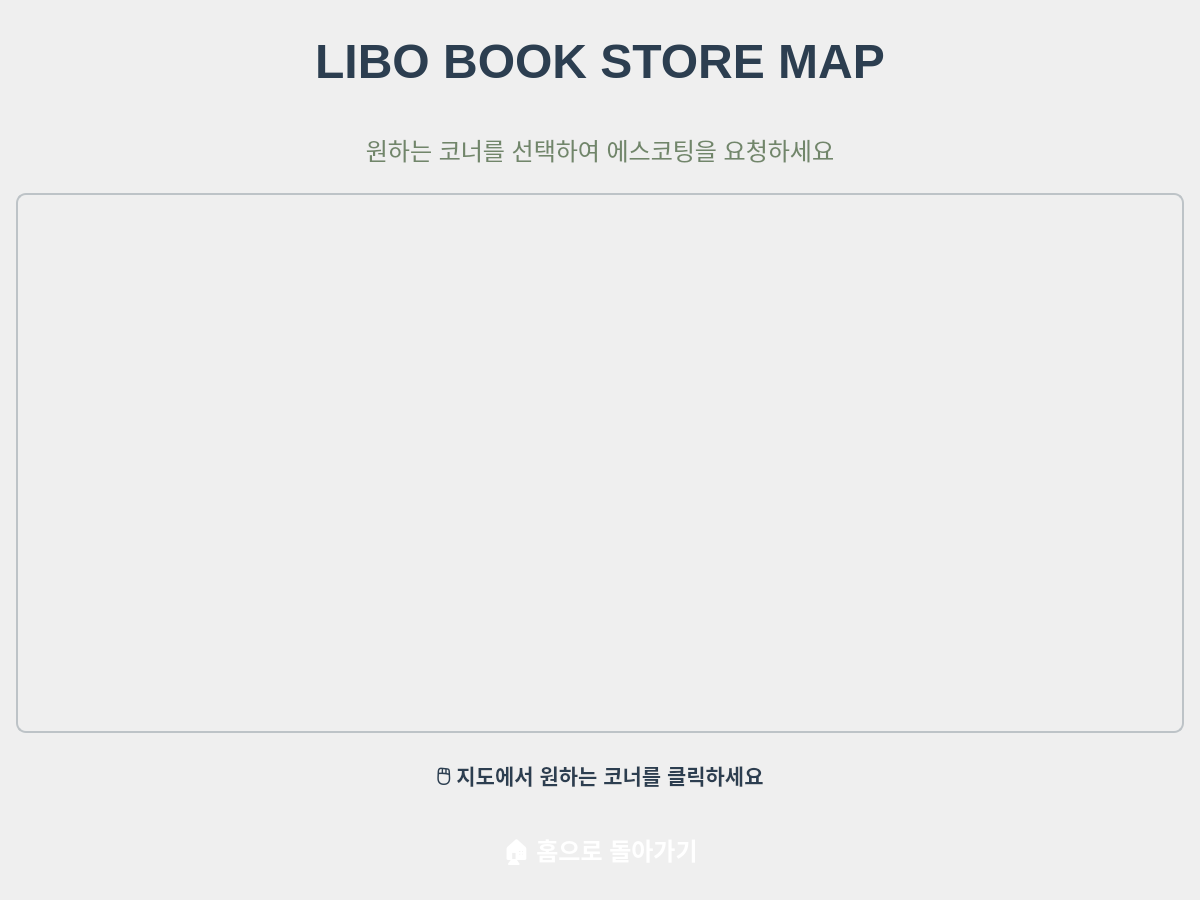
<?xml version="1.0" encoding="UTF-8"?>
<ui version="4.0">
 <class>BookCornerWidget</class>
 <widget class="QWidget" name="BookCornerWidget">
  <property name="geometry">
   <rect>
    <x>0</x>
    <y>0</y>
    <width>1200</width>
    <height>900</height>
   </rect>
  </property>
  <property name="minimumSize">
   <size>
    <width>1200</width>
    <height>900</height>
   </size>
  </property>
  <property name="maximumSize">
   <size>
    <width>1200</width>
    <height>900</height>
   </size>
  </property>
  <property name="windowTitle">
   <string>LIBO Book Corner</string>
  </property>
  <property name="styleSheet">
   <string>QWidget {
    background: qlineargradient(x1:0, y1:0, x2:0, y2:1,
        stop:0 #f8f9fa, stop:1 #e9ecef);
}</string>
  </property>
  <layout class="QVBoxLayout" name="mainLayout">
   <item>
    <widget class="QLabel" name="titleLabel">
     <property name="minimumSize">
      <size>
       <width>0</width>
       <height>100</height>
      </size>
     </property>
     <property name="font">
      <font>
       <pointsize>36</pointsize>
       <weight>75</weight>
       <bold>true</bold>
      </font>
     </property>
     <property name="styleSheet">
      <string>QLabel {
    color: #2c3e50;
    background: transparent;
    border: none;
    padding: 15px;
}</string>
     </property>
     <property name="text">
      <string>LIBO BOOK STORE MAP</string>
     </property>
     <property name="alignment">
      <set>Qt::AlignCenter</set>
     </property>
    </widget>
   </item>
   <item>
    <widget class="QLabel" name="subtitleLabel">
     <property name="minimumSize">
      <size>
       <width>0</width>
       <height>40</height>
      </size>
     </property>
     <property name="font">
      <font>
       <pointsize>18</pointsize>
       <weight>50</weight>
       <bold>false</bold>
      </font>
     </property>
     <property name="styleSheet">
      <string>QLabel {
    color: #71866a;
    background: transparent;
    border: none;
    font-weight: normal;
}</string>
     </property>
     <property name="text">
      <string>원하는 코너를 선택하여 에스코팅을 요청하세요</string>
     </property>
     <property name="alignment">
      <set>Qt::AlignCenter</set>
     </property>
    </widget>
   </item>
   <item>
    <layout class="QVBoxLayout" name="mapLayout">
     <item>
      <widget class="QLabel" name="mapLabel">
       <property name="minimumSize">
        <size>
         <width>1000</width>
         <height>550</height>
        </size>
       </property>
       <property name="styleSheet">
        <string>QLabel {
    border: 2px solid #bdc3c7;
    border-radius: 10px;
    background: qlineargradient(x1:0, y1:0, x2:0, y2:1,
        stop:0 #f8f9fa, stop:1 #ecf0f1);
    padding: 5px;
    margin: 5px;
}</string>
       </property>
       <property name="text">
        <string/>
       </property>
       <property name="alignment">
        <set>Qt::AlignCenter</set>
       </property>
      </widget>
     </item>
     <item>
      <widget class="QLabel" name="instructionLabel">
       <property name="minimumSize">
        <size>
         <width>0</width>
         <height>50</height>
        </size>
       </property>
       <property name="font">
        <font>
         <pointsize>16</pointsize>
         <weight>75</weight>
         <bold>true</bold>
        </font>
       </property>
       <property name="styleSheet">
        <string>QLabel {
    color: #2c3e50;
    background: qlineargradient(x1:0, y1:0, x2:0, y2:1,
        stop:0 #ecf0f1, stop:1 #d5dbdb);
    border-radius: 8px;
    padding: 10px;
    margin: 5px 20px;
    font-weight: bold;
}</string>
       </property>
       <property name="text">
        <string>🖱️ 지도에서 원하는 코너를 클릭하세요</string>
       </property>
       <property name="alignment">
        <set>Qt::AlignCenter</set>
       </property>
      </widget>
     </item>
    </layout>
   </item>
   <item>
    <widget class="QPushButton" name="homeButton">
     <property name="minimumSize">
      <size>
       <width>0</width>
       <height>70</height>
      </size>
     </property>
     <property name="font">
      <font>
       <pointsize>18</pointsize>
       <weight>75</weight>
       <bold>true</bold>
      </font>
     </property>
     <property name="styleSheet">
      <string>QPushButton {
    background: qlineargradient(x1:0, y1:0, x2:0, y2:1,
        stop:0 #71866a, stop:1 #5a6b4f);
    color: white;
    border: none;
    border-radius: 15px;
    font-weight: bold;
    margin: 10px 100px;
}
QPushButton:hover {
    background: qlineargradient(x1:0, y1:0, x2:0, y2:1,
        stop:0 #7d9270, stop:1 #64755a);
    border: 2px solid #5a6b4f;
}
QPushButton:pressed {
    background: qlineargradient(x1:0, y1:0, x2:0, y2:1,
        stop:0 #5a6b4f, stop:1 #4a5a3f);
}</string>
     </property>
     <property name="text">
      <string>🏠 홈으로 돌아가기</string>
     </property>
    </widget>
   </item>
  </layout>
 </widget>
 <resources/>
 <connections/>
</ui>
